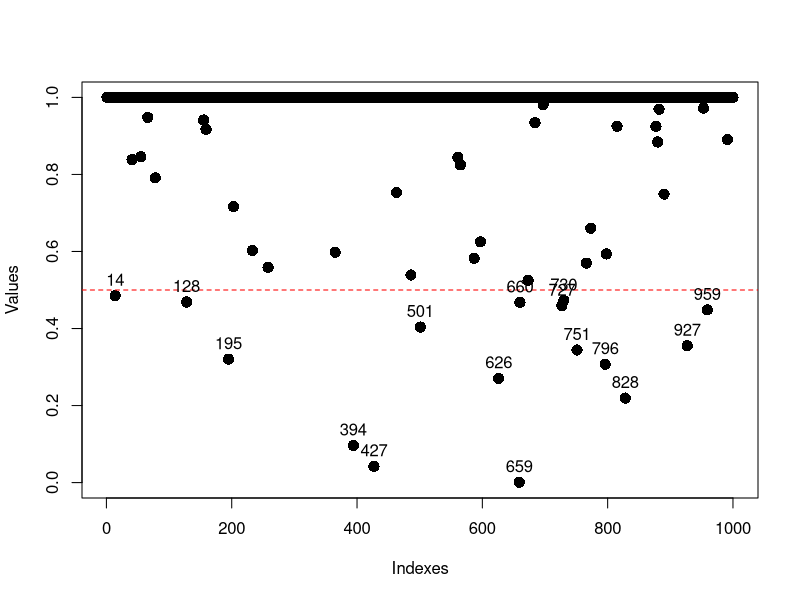

Write R code to recreate this figure.
library(robustbase)

setwd("D:\\seidm\\leuven\\2\\robust\\project_2")


set.seed(0913246)

traindata <- read.csv("StarGalaxy_train_RobSta.csv", row.names=1)
testdata <- read.csv("StarGalaxy_test_RobSta.csv", row.names=1)


nsamp <- 1000
mytraindata <- traindata[sample(nrow(traindata), nsamp), ]
mytestdata  <- read.csv("StarGalaxy_test_RobSta.csv", row.names=1)


################### Robust Estimation of the Full Model ########################


# Build standard non-robust logistic regression
log_glm = glm(Class ~ ., data = mytraindata, family = binomial)


# Build robust logistic regression
rob_glm = glmrob(Class ~ ., data = mytraindata, family = binomial, 
                 control= glmrobMqle.control(tcc=1.8), method= "Mqle", weights.on.x = 'h')

# model analytics
log_glm_summary = summary(log_glm)
rob_glm_summary = summary(rob_glm)

log_glm_is_significant = log_glm_summary$coefficients[, 4] < 0.05
rob_glm_is_significant = rob_glm_summary$coefficients[, 4] < 0.05

common_summary = cbind(round(log_glm_summary$coefficients[, colnames(log_glm_summary$coefficients)], 5),
                       ifelse(log_glm_is_significant, 'T', 'F'),
                       round(rob_glm_summary$coefficients[, colnames(rob_glm_summary$coefficients)], 5),
                       ifelse(rob_glm_is_significant, 'T', 'F'))

common_summary

# significance inconsistency between the models                       
which(!(log_glm_is_significant == rob_glm_is_significant))


colnames(common_summary) <- c('Non-robust_Estimate', 'Non-robust_Std', 'Non-robust_z_value', 'Non-robust_p', 'Non-robust_Is_significant',
                              'Robust_Estimate', 'Robust_Std', 'Robust_z_value', 'Robust_p', 'Robust_Is_significant')

summarizeRobWeights(rob_glm$w.x)


# common_summary[,'Non-robust_Estimate'] 
common_summary

estimates_fraction = cbind(
  log_glm_summary$coefficients[, 'Estimate'] / rob_glm_summary$coefficients[, 'Estimate'],
  log_glm_summary$coefficients[, 'Std. Error'] / rob_glm_summary$coefficients[, 'Std. Error'])
  
colnames(estimates_fraction) <- c('Non-rob. Estimate/rob Estimate', 'Non-rob. Std. Error/rob. Std. Error')
estimates_fraction

################### Full Model outliers detection ##############################


summary(rob_glm)

# Outliers consistent with Cantoni 2006 approach
which(rob_glm$w.r < 0.5)
length(which(rob_glm$w.r < 0.5))

# Plot the data, with named outliers
plot(rob_glm$w.r, pch = 16, cex = 1.5, ylim = c(0, 1), ylab = "Values", xlab = "Indexes")
abline(h = 0.5, col = "red", lty = 2)
names_below <- which(rob_glm$w.r < 0.5)
text(names_below, rob_glm$w.r[names_below], labels = names_below, pos = 3)


################### Model selection ############################################

summary(rob_glm)
colnames(traindata)

# Use covariates except [MTotF, MAperJ, MTotJ, MCoreJ, EllipJ, AreaN, IR2N, csfN, EllipN]
rob_glm_truncated = glmrob(Class ~ MAperF  + MCoreF + AreaF + IR2F + csfF + EllipF
                   + AreaJ + IR2J + csfJ  
                   + MAperN + MTotN + MCoreN, data = mytraindata, family = binomial, 
                 control= glmrobMqle.control(tcc=1.8), method= "Mqle", weights.on.x = 'h')

anova(rob_glm_truncated, rob_glm, test="QD")



################### Models perfomance on the test data ##########################


log_glm_truncated = glm(Class ~ MAperF  + MCoreF + AreaF + IR2F + csfF + EllipF
                        + AreaJ + IR2J + csfJ  
                        + MAperN + MTotN + MCoreN, 
                        data = mytraindata, family = binomial)



# Load required packages
library(pROC)

# Function to find optimal cutoff point based on AUC
find_optimal_cutoff <- function(true_labels, predicted_probs) {
  roc_obj <- roc(true_labels, predicted_probs)
  coords <- coords(roc_obj, "best")
  return(coords["threshold"])
}

# Assuming you have the predicted probabilities for each model and true labels for train and test data
# Replace 'mytraindata$Class' and 'mytestdata$Class' with your actual labels
train_labels <- mytraindata$Class
test_labels <- mytestdata$Class

rob_preds_train <- predict(rob_glm, newdata = mytraindata, type = "response")
log_preds_train <- predict(log_glm, newdata = mytraindata, type = "response")
rob_trunc_preds_train <-predict(rob_glm_truncated, newdata = mytraindata, type = "response")
log_trunc_preds_train <- predict(log_glm_truncated, newdata = mytraindata, type = "response")

# Find optimal cutoff points for each model on the training data
optimal_cutoff_rob_glm <- find_optimal_cutoff(train_labels, rob_preds_train)
optimal_cutoff_log_glm <- find_optimal_cutoff(train_labels, log_preds_train)
optimal_cutoff_rob_glm_truncated <- find_optimal_cutoff(train_labels, rob_trunc_preds_train)
optimal_cutoff_log_glm_truncated <- find_optimal_cutoff(train_labels, log_trunc_preds_train)

# Function to apply cutoff and classify probabilities
apply_cutoff <- function(probabilities, cutoff) {
  return(as.numeric(probabilities > cutoff))
  
  #return(ifelse(c(probabilities) >= cutoff, 1, 0))
}


rob_preds_test <- predict(rob_glm, newdata = mytestdata, type = "response")
log_preds_test <- predict(log_glm, newdata = mytestdata, type = "response")
rob_trunc_preds_test <-predict(rob_glm_truncated, newdata = mytestdata, type = "response")
log_trunc_preds_test <- predict(log_glm_truncated, newdata = mytestdata, type = "response")


# Apply optimal cutoff to test data predictions
test_predictions_rob_glm <- apply_cutoff(rob_preds_test, optimal_cutoff_rob_glm$threshold)
test_predictions_log_glm <- apply_cutoff(log_preds_test, optimal_cutoff_log_glm$threshold)
test_predictions_rob_glm_truncated <- apply_cutoff(rob_trunc_preds_test, optimal_cutoff_rob_glm_truncated$threshold)
test_predictions_log_glm_truncated <- apply_cutoff(log_trunc_preds_test, optimal_cutoff_log_glm_truncated$threshold)

# Evaluate performance on test data
test_auc_rob_glm <- roc(test_labels, test_predictions_rob_glm)$auc
test_auc_log_glm <- roc(test_labels, test_predictions_log_glm)$auc
test_auc_rob_glm_truncated <- roc(test_labels, test_predictions_rob_glm_truncated)$auc
test_auc_log_glm_truncated <- roc(test_labels, test_predictions_log_glm_truncated)$auc

# Print AUC values for each model on test data
cat("AUC on test data for rob_glm:", test_auc_rob_glm, "\n")
cat("AUC on test data for log_glm:", test_auc_log_glm, "\n")
cat("AUC on test data for rob_glm_truncated:", test_auc_rob_glm_truncated, "\n")
cat("AUC on test data for log_glm_truncated:", test_auc_log_glm_truncated, "\n")
